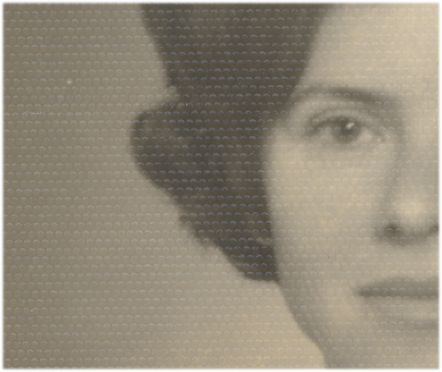
//> input picture unidade2/sample.jpg, 442 x 372 px
$ ./point sample.jpg   (built with g++ and OpenCV 4)
//> lines starting //> are read from the running program, lines starting //| are printed output that depends on the picture
#include <iostream>
#include <opencv2/opencv.hpp>
#include <fstream>
#include <iomanip>
#include <vector>
#include <algorithm>
#include <numeric>
#include <ctime>
#include <cstdlib>

using namespace std;
using namespace cv;
/*
#define STEP 3
#define JITTER 3
#define RAIO 3*/

int STEP_SLIDER=1;
int STEP_SLIDER_MAX;

int JITTER_SLIDER=1;
int JITTER_SLIDER_MAX;

int RAIO_SLIDER=1;
int RAIO_SLIDER_MAX;

Mat image,points;
char TrackbarName[50];

void pointillism(Mat &im,int STEP, int RAIO, int JITTER){
  Mat frame;
  vector<int> yrange;
  vector<int> xrange;
  int width, height, gray;
  int x, y;
  srand(time(0));

  width=im.size().width;
  height=im.size().height;

  xrange.resize(height/STEP);
  yrange.resize(width/STEP);

  iota(xrange.begin(), xrange.end(), 0);
  iota(yrange.begin(), yrange.end(), 0);

  for(uint i=0; i<xrange.size(); i++){
    xrange[i]= xrange[i]*STEP+STEP/2;
  }

  for(uint i=0; i<yrange.size(); i++){
    yrange[i]= yrange[i]*STEP+STEP/2;
  }

  points = Mat(height, width, CV_8U, Scalar(255));

  random_shuffle(xrange.begin(), xrange.end());

  for(auto i : xrange){
    random_shuffle(yrange.begin(), yrange.end());
    for(auto j : yrange){
      x = i+rand()%(2*JITTER)-JITTER+1;
      y = j+rand()%(2*JITTER)-JITTER+1;
      gray = im.at<uchar>(x,y);
      circle(points,
             cv::Point(y,x),
             RAIO,
             CV_RGB(gray,gray,gray),
             -1,
             CV_AA);
    }
  }

}

void on_trackbar_STEP(int, void*){
    pointillism(image,STEP_SLIDER,RAIO_SLIDER,JITTER_SLIDER);
    imshow("points",points);

}
void on_trackbar_JITTER(int, void*){
    pointillism(image,STEP_SLIDER,RAIO_SLIDER,JITTER_SLIDER);
    imshow("points",points);
}
void on_trackbar_RAIO(int, void*){
    pointillism(image,STEP_SLIDER,RAIO_SLIDER,JITTER_SLIDER);
    imshow("points",points);
}


int main(int argc, char** argv){

  image= imread(argv[1],CV_LOAD_IMAGE_GRAYSCALE);
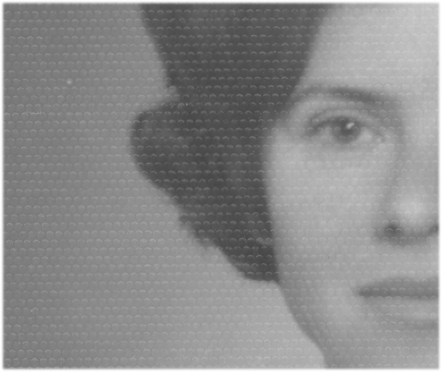
//> image: 372 rows x 442 cols, CV_8UC1; min 68, max 255, mean 138.7

  STEP_SLIDER_MAX=15;
  JITTER_SLIDER_MAX=15;
  RAIO_SLIDER_MAX=15;
  namedWindow("points",WINDOW_AUTOSIZE);
    //creating the trackbars

  sprintf( TrackbarName, "STEP x %d", STEP_SLIDER_MAX );
  createTrackbar( TrackbarName, "points",&STEP_SLIDER, STEP_SLIDER_MAX, on_trackbar_STEP);
  //showing the trackbars
  on_trackbar_STEP(STEP_SLIDER, 0 );

  //creating the trackbars
  sprintf( TrackbarName, "JITTER x %d", JITTER_SLIDER_MAX );
  createTrackbar( TrackbarName, "points",&JITTER_SLIDER,JITTER_SLIDER_MAX,on_trackbar_JITTER);
  //showing the trackbars
  on_trackbar_JITTER(JITTER_SLIDER, 0 );

  //creating the trackbars
  sprintf( TrackbarName, "RAIO x %d", RAIO_SLIDER_MAX );
  createTrackbar( TrackbarName, "points",&RAIO_SLIDER,RAIO_SLIDER_MAX,on_trackbar_RAIO);
  //showing the trackbars
  on_trackbar_RAIO(RAIO_SLIDER, 0 );

  waitKey(0);
  bool save;
  cout<<"Save: For Yes, press 1, for No, press 0"<<endl;
  cin>>save;
//> the answer given: 3
  if(save)imwrite("pointillism.jpg",points);
}
